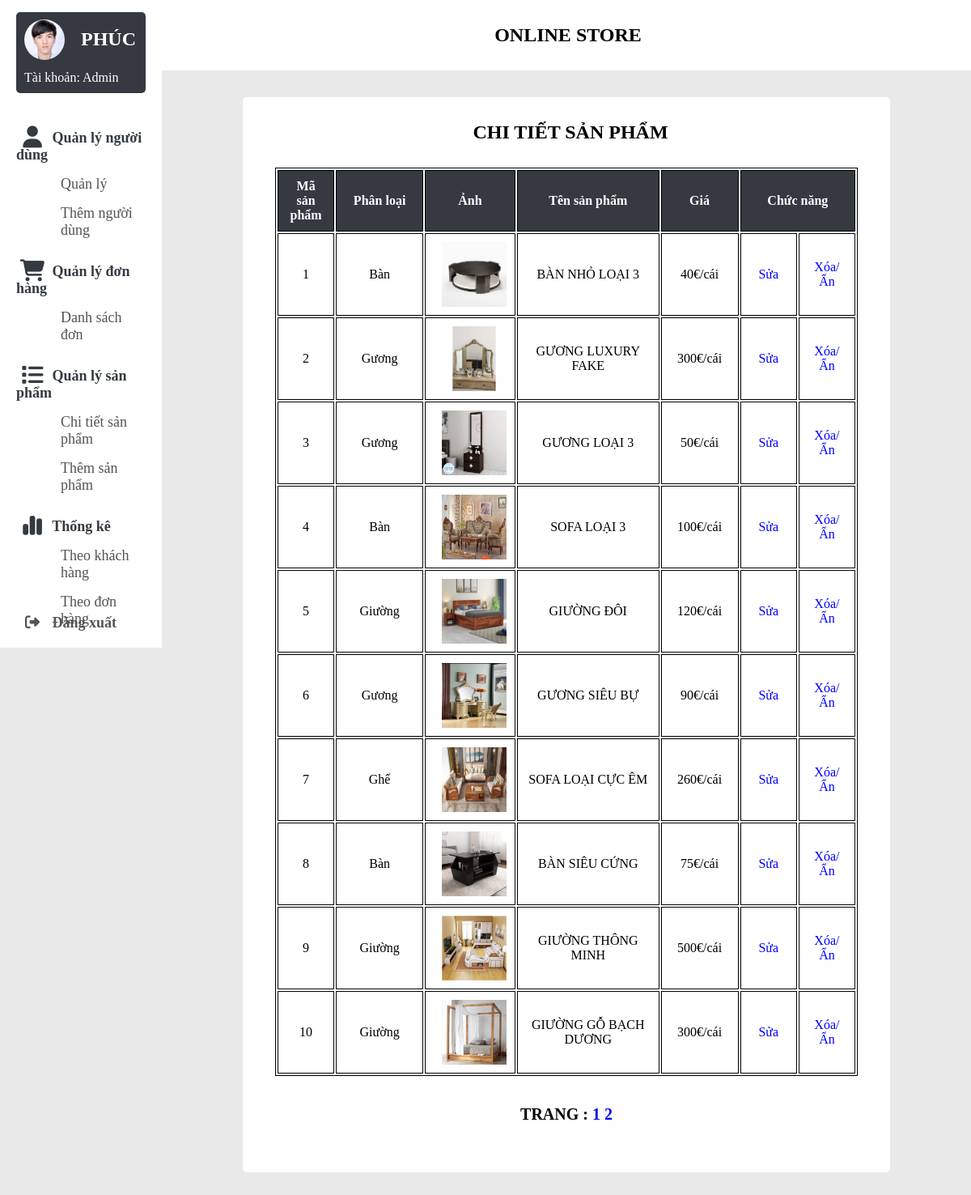
The page /admin/products-admin.php on the database its author committed.
### tables this page shows
CREATE TABLE `sanpham` (
  `id_sp` int(11) NOT NULL,
  `id_danhmuc` int(11) NOT NULL,
  `tensp` varchar(255) NOT NULL,
  `gia` varchar(100) NOT NULL,
  `sp_active` int(11) NOT NULL,
  `image_sp` varchar(50) NOT NULL,
  `star` int(11) NOT NULL,
  `motangan` text NOT NULL,
  `motachitiet` text NOT NULL,
  `trang_thai` tinyint(1) NOT NULL DEFAULT 1
);

CREATE TABLE `danhmucsp` (
  `id_danhmuc` int(11) NOT NULL,
  `tendanhmuc` varchar(50) NOT NULL
);

### admin/products-admin.php (the view, shortened to what this page needs)
<?php
global $conn;
$username_admin = $_GET["admin"];
?>
<span style="font-family: verdana, geneva, sans-serif;">
<!DOCTYPE html>
<html lang="en">
<head>
    <link rel="stylesheet" href="style/style_admin.css" />
    <link rel="stylesheet" href="style/style_product-admin.css">
    <link rel="stylesheet" href="https://cdnjs.cloudflare.com/ajax/libs/font-awesome/6.5.0/css/all.min.css" />
  </head>
<body>
    <div class="container">
        <?php include 'navbar.php'; ?>
        <?php
        if (isset($_GET['page'])) {
            $get_page = $_GET['page'];
        } else {
            $get_page = '';
        }
        if ($get_page == '' || $get_page == 1) {
            $page1 = 0;
        } else {
            $page1 = ($get_page * 10) - 10;
        }
        $sql = "SELECT sanpham.id_sp, sanpham.tensp, sanpham.image_sp, sanpham.gia, sanpham.motangan, danhmucsp.tendanhmuc
        FROM sanpham INNER JOIN danhmucsp ON sanpham.id_danhmuc = danhmucsp.id_danhmuc
        WHERE sanpham.trang_thai = 1
        ORDER BY sanpham.id_sp
        limit $page1,10";
        $result = $conn->query($sql);
        ?>
        <div class="top-banner">
            <p>Online Store</p>
        </div>
        <section class="main">
        <div class="main-top"></div>
        <div class="background-section">
            <div class="main-body">
                <h1 style="text-transform: uppercase;">chi tiết sản phẩm</h1>
            </div>
            <form action="" method="post">
                <table>
                    <tr>
                        <th class="masanpham">Mã sản phẩm</th>
                        <th class="planloai">Phân loại</th>
                        <th class="anh" style="width: 15%">Ảnh</th>
                        <th class="name" style="width: 25%">Tên sản phẩm</th>
                        <th class="gia">Giá</th>
                        <th class="chucnang" colspan="2">Chức năng</th>
                    </tr>
                    <?php
                        while ($row = mysqli_fetch_array($result)) {
                    ?>
                    <tr>
                        <td class="masanpham"> <?php echo $row['id_sp'] ?> </td>
                        <td class="phanloai"><?php echo $row['tendanhmuc'] ?></td>
                        <td class="anh">
                            <img src="image/<?php echo $row['image_sp'] ?>" alt="image" width="80px" height="80px">
                        </td>
                        <td class="name" style="width: 15%"><?php echo $row['tensp']?></td>
                        <td class="gia"><?php echo $row['gia'].'€' ?>/cái</td>
                        <td class="chucnang">
                            <a href="suasanpham.php?admin=<?php echo $username_admin?>&id_sp=<?php echo $row['id_sp'] ?>" style="color: blue;">Sửa</a>
                        </td>
                        <td class="xoa" >
                            <a href="?admin=<?php echo $username_admin?>&tensp=<?php echo $row['tensp']?>&action=delete" style="color: blue;">Xóa/Ẩn</a>
                        </td>
                    </tr>
                    <?php } ?>
                </table>
            </form>
            <br><br>
            <div style="text-align: center;">
                <p style="font-size: 20px;">Trang :
                    <?php
                    $sql_trang = mysqli_query($conn, "SELECT * FROM sanpham");
                    $count = mysqli_num_rows($sql_trang);
                    $a = ceil($count / 10);
                    for ($b = 1; $b <= $a; $b++) {
                        echo '<a class="phantrang" href="products-admin.php?admin='.$username_admin.'&page=' . $b . '" style="text-decoration:none;">' . ' ' . $b . ' ' . '</a>';
                    }
                    ?>
                </p>
            </div>
        </div>
        </section>
    </div>
</body>
</html>

### admin/style/style_admin.css (style rules this page uses)
* { margin: 0; padding: 0; outline: none; border: none; text-decoration: none; list-style: none; box-sizing: border-box; font-family: 'Times New Roman', Times, serif; }
body { background: rgb(233, 233, 233); overflow-y: scroll; }
.container { display:flex; }
img, h1 { margin-left: 10px; }
.top-banner { top: 0; left: 0; position: fixed; width: 85% ; padding: 30px; z-index: 6666; background-color: #fff; margin-left: 16% ; }
p { text-align: center ; font-weight: bold; font-size: 24px; text-transform: uppercase; }
.main { width: 100% ; text-align: center; }
.main-top { padding: 50px; }
.main-body { padding: 10px 10px 10px 20px; }
h1 { margin: 20px 10px; }
.background-section { background-color: white; margin-top: 2%; margin-bottom: 4% ; margin-left: 100px; margin-right: 100px; border-radius: 5px; }

### admin/style/style_product-admin.css (style rules this page uses)
table,th,td { border: solid 1px black; }
table { width: 90%; margin-left: 5%; size: 16px; }
th { background-color: #343a40; color: white; }
td,th { text-align: center; padding: 10px; }
.masanpham { width: 10%; text-align: center; }
td.chucnang, td.xoa { width: 10%; color: blue; }
.background-section { padding-bottom: 6%; }

### rows shown on the page
sanpham: id_sp "1", id_danhmuc.tendanhmuc "Bàn", image_sp (picture), tensp "BÀN NHỎ LOẠI 3", gia "40"
sanpham: id_sp "2", id_danhmuc.tendanhmuc "Gương", image_sp (picture), tensp "GƯƠNG LUXURY FAKE", gia "300"
sanpham: id_sp "3", id_danhmuc.tendanhmuc "Gương", image_sp (picture), tensp "GƯƠNG LOẠI 3", gia "50"
sanpham: id_sp "4", id_danhmuc.tendanhmuc "Bàn", image_sp (picture), tensp "SOFA LOẠI 3", gia "100"
sanpham: id_sp "5", id_danhmuc.tendanhmuc "Giường", image_sp (picture), tensp "GIƯỜNG ĐÔI", gia "120"
sanpham: id_sp "6", id_danhmuc.tendanhmuc "Gương", image_sp (picture), tensp "GƯƠNG SIÊU BỰ", gia "90"
sanpham: id_sp "7", id_danhmuc.tendanhmuc "Ghế", image_sp (picture), tensp "SOFA LOẠI CỰC ÊM", gia "260"
sanpham: id_sp "8", id_danhmuc.tendanhmuc "Bàn", image_sp (picture), tensp "BÀN SIÊU CỨNG", gia "75"
sanpham: id_sp "9", id_danhmuc.tendanhmuc "Giường", image_sp (picture), tensp "GIƯỜNG THÔNG MINH", gia "500"
sanpham: id_sp "10", id_danhmuc.tendanhmuc "Giường", image_sp (picture), tensp "GIƯỜNG GỖ BẠCH DƯƠNG", gia "300"
